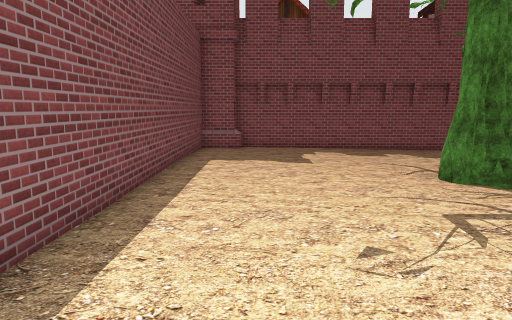
view 1 (above)

17 first-person views from a walk through a Unity game level. The camera is 1.5 m above the floor, tilts 8° down and sees 70° across. The floor is counted in squares, 1 m on a side. Each view is taken from the middle of a square. On the plan, view 1 faces up. The plan holds only what a view shows up to about 16 squares ahead; the rest is blank. The place goes on beyond the plan. The player character is not drawn. Some surface patterns are stand-ins.

view 2
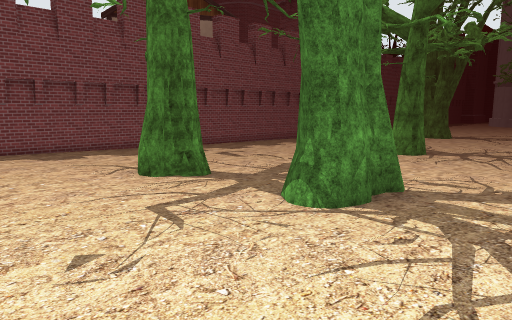

view 3
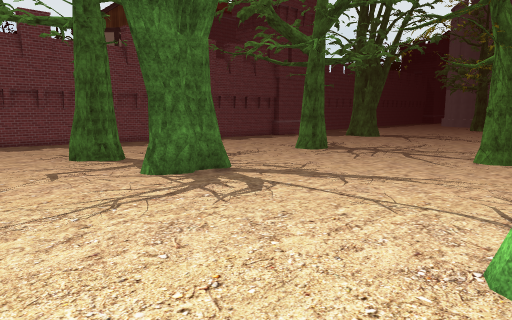

view 4
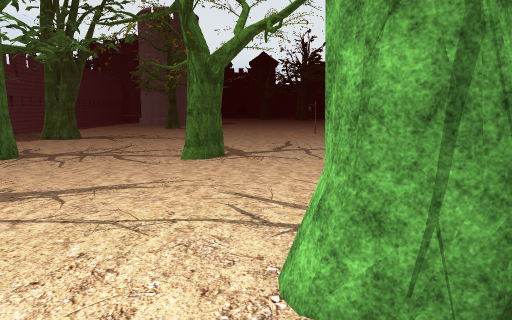

view 5
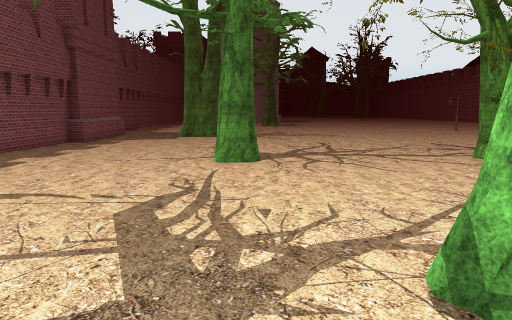

view 6
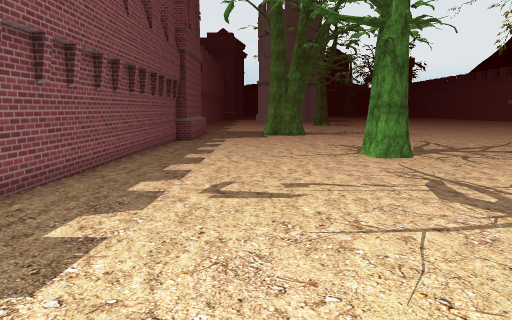

view 7
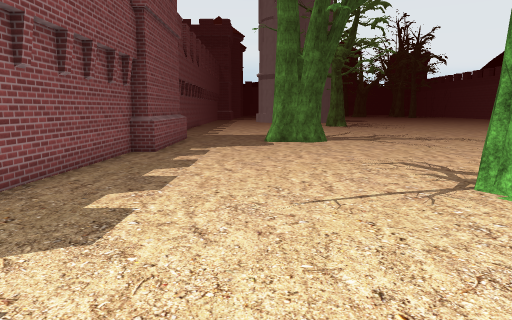

view 8
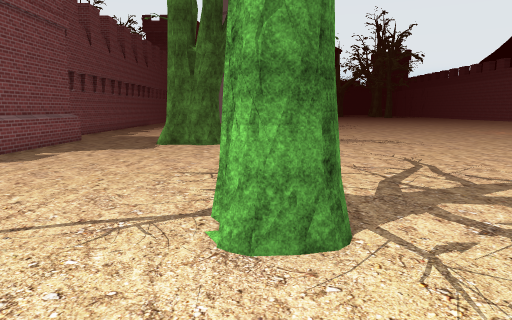

view 9
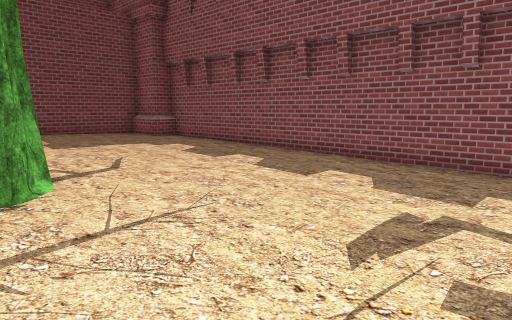

view 10
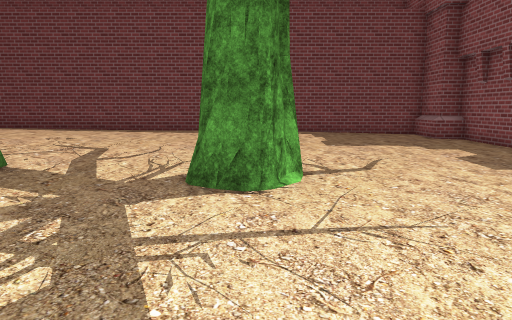

view 11
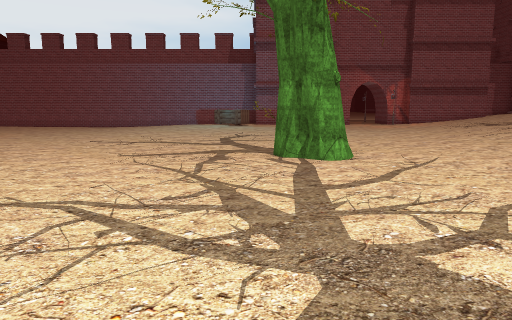

view 12
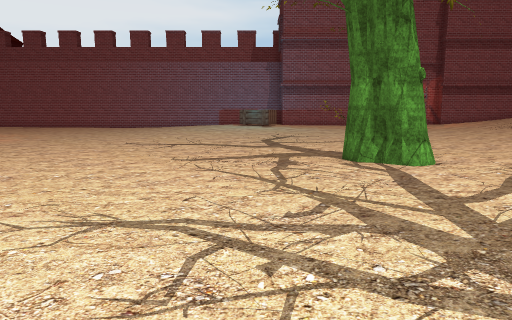

view 13
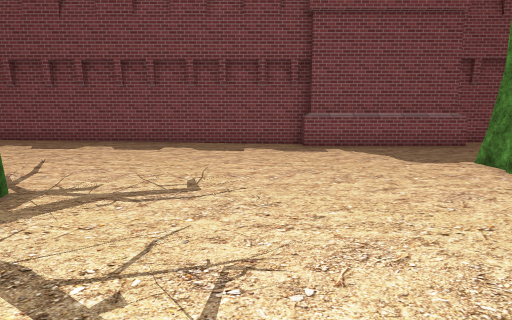

view 14
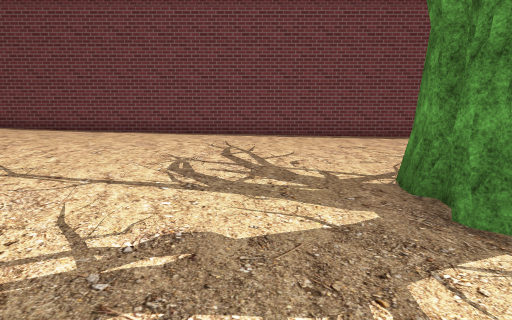

view 15
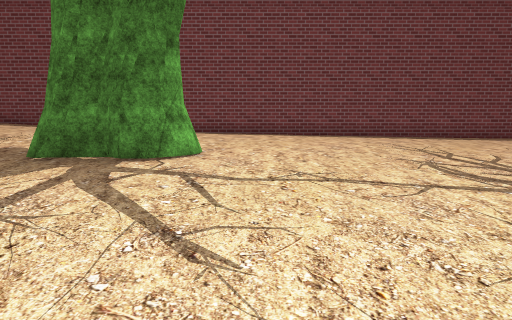

view 16
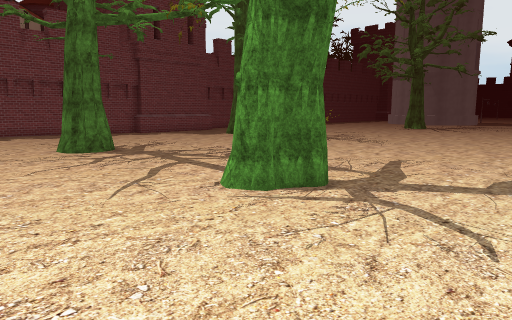

view 17
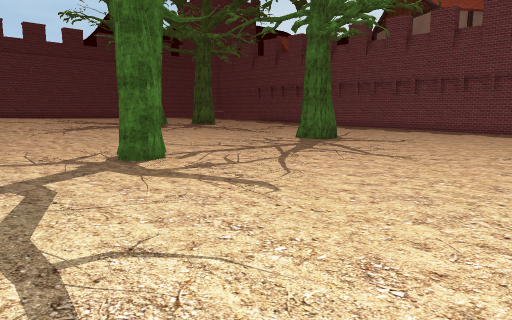

### Floor plan
Key: @ floor where view 1 was taken; # wall or solid block; . main floor; : floor 0.25 m higher than the main floor; + floor 0.5 m higher than the main floor; * floor 0.75 m higher than the main floor; % floor 1 m higher than the main floor; = window, fence, low wall or low ledge; T tree.
Columns run from 2 left of view 1 to 30 right of it. Each row starts with its distance up from view 1.
 18  ############################
 17 ##++:::::::::::.............#####
 16 #++++:::::::::...................
 15 #++++:::::::::...................
 14 #++++::::::::....................
 13 #+++++:::::::....................
 12 #+++++::::::....................T
 11 #+++++::#:::....................T
 10 #+++++:##T::....................T
  9 #+++++::TT::....................
  8 #++++++::::::.......T#.........
  7 #++++++::::::.......#T.........
  6 #+++++++::::::.................
  5 #+++++++T#T::::................
  4 #*+++++=##T::::..................
  3 #***++++ #T:::::.................
  2 #*****+++++:::::.................
  1 #******+++++:::::................
  0 #*@*****++++:::::................
 -1 #********++++::::....T...........
 -2 #********++++::::...TT#..........
 -3 #*********+++::::....###.........
 -4 #***%*****+++:::::...............
 -5 #*%%%*T***+++:::::...............
 -6 #%%%%##T**+++:::::...............
 -7 #%%% ##T**+ +:::::...............
 -8 #%   T##**    :::...  ...........

Positions as (right, up) in squares from view 1, and headings:
1: (0, 0), facing up
2: (0, 0), facing up-right
3: (0, -6), facing up-right
4: (1, -5), facing right
5: (5, 7), facing right
6: (4, 13), facing right
7: (12, 13), facing right
8: (14, 8), facing right
9: (13, 9), facing up-left
10: (13, 10), facing left
11: (21, 9), facing down
12: (23, 8), facing down
13: (24, 2), facing up
14: (12, 1), facing left
15: (12, -4), facing left
16: (13, -8), facing up-right
17: (30, -8), facing up-left
